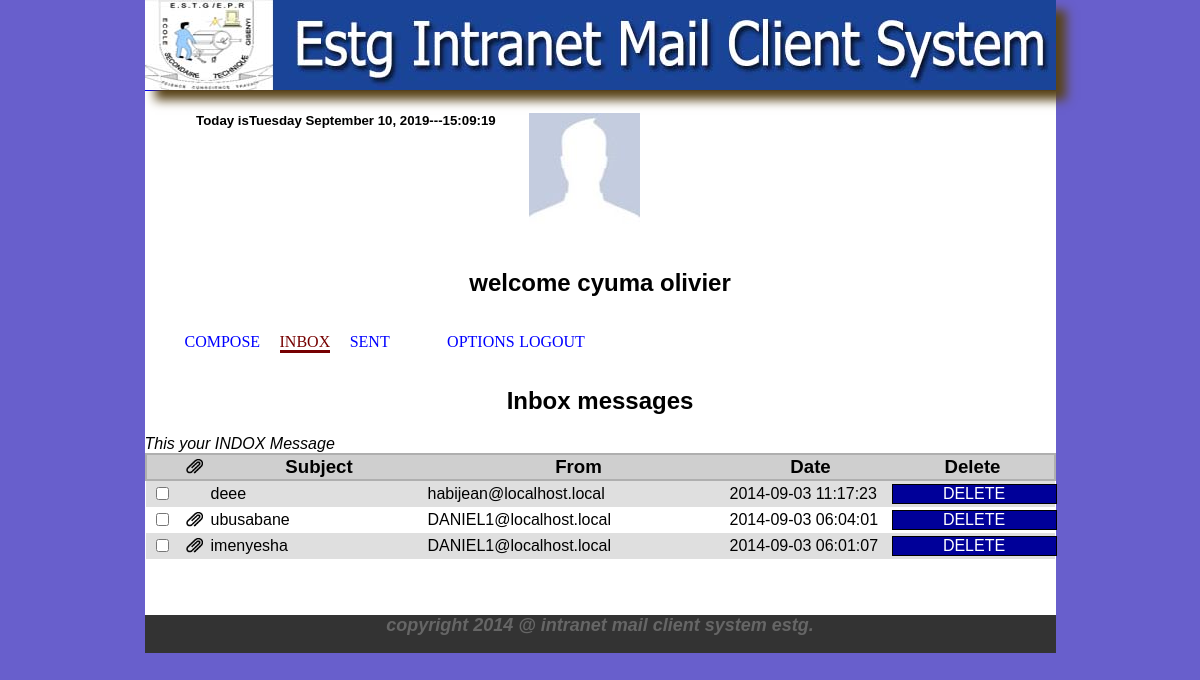
The page /inbox.php (signed in) on the database its author committed.
### tables this page shows
CREATE TABLE IF NOT EXISTS `users_table` (
  `USER_ID` int(11) NOT NULL,
  `USERNAME` varchar(35) NOT NULL,
  `PWD` varchar(50) NOT NULL,
  `STATUS` bit(1) NOT NULL default '',
  PRIMARY KEY  (`USER_ID`),
  UNIQUE KEY `USERNAME` (`USERNAME`)
);

CREATE TABLE IF NOT EXISTS `signup_table` (
  `USER_ID` int(11) NOT NULL auto_increment,
  `FNAME` varchar(30) NOT NULL,
  `LNAME` varchar(30) NOT NULL,
  `ADDRESS` varchar(30) default NULL,
  `BOD` varchar(30) NOT NULL,
  `SEX` varchar(30) NOT NULL,
  `PHONENO` varchar(15) default NULL,
  `REGISTRYDATE` timestamp NOT NULL default CURRENT_TIMESTAMP,
  PRIMARY KEY  (`USER_ID`),
  UNIQUE KEY `PHONENO` (`PHONENO`),
  UNIQUE KEY `BOD` (`BOD`,`PHONENO`)
);

CREATE TABLE IF NOT EXISTS `message_table` (
  `MSG_ID` int(11) NOT NULL auto_increment,
  `MSGFROM` varchar(30) NOT NULL,
  `SUBJECT` varchar(30) default NULL,
  `BODY` varchar(500) NOT NULL,
  `MSGTO` varchar(255) default NULL,
  `FLAG` varchar(2) NOT NULL default '11',
  `DOS` datetime NOT NULL,
  `FILE` varchar(255) NOT NULL,
  `FILENAME` varchar(255) NOT NULL,
  `SENDERFOLDER` enum('Sent','Draft','Deleted') NOT NULL,
  `RECEIVERFOLDER` enum('Inbox','Trash','Deleted') NOT NULL,
  PRIMARY KEY  (`MSG_ID`)
);

### whois.php (called while the page is built, shortened)
<?php
	$__username=$_SESSION['login']['username'];
	$__password=$_SESSION['login']['password'];
	$query="SELECT * FROM users_table,signup_table WHERE users_table.USERNAME='$__username' AND users_table.PWD='$__password' AND users_table.USER_ID=signup_table.USER_ID";
	$result=mysql_query($query) or die(mysql_error());
	while($fec= mysql_fetch_array($result)){
		$fname=$fec['FNAME'];
		$lname=$fec['LNAME'];
	}
?>

### inbox.php (the view, shortened to what this page needs)
<?php
	include_once("./header2.inc.php");
	$me=$__username.'@localhost.local';
	if(!isset($_GET['mail'])){
		$query="SELECT * FROM message_table WHERE MSGTO='$me' AND RECEIVERFOLDER='Inbox' ORDER BY DOS DESC";
		$result=mysql_query($query) or die(mysql_error());
	?>
		<form action="#" method="post">
		<h2 align="center">Inbox messages</h2>
			<table class="mail-form">
				<thead>
					<tr>
					<marquee behavior="alternate"><cite>This your INDOX Message</cite></marquee>
						<th style="width:30px;">&nbsp;</th>
						<th style="width:30px;"><img src="images/attach.png" alt="" /></th>
						<th>Subject</th>
						<th style="width:300px;">From</th>
						<th style="width:160px;">Date</th>
						<th style="width:160px;">Delete</th>
					</tr>
				</thead>
				<tbody>
<?php
	while($rows=mysql_fetch_array($result)){
?>
					<tr <?=preg_match("/^[01]1$/",$rows['FLAG'])?"style='font-weight:bold; font-size:15px; color:#FFFFFF; background:#408080;
text-decoration:underline;'":"";?>>
						<th><input type="checkbox" value="" name="" /></th>
						<td style='text-align:center'><a href="./inbox.php?mail=<?=md5($rows['MSG_ID']);?>">
							<?=!empty($rows['FILE'])?'<img src="images/attach.png" alt="" />':'';?>
						</a></td>
						<td><a href="./inbox.php?mail=<?=md5($rows['MSG_ID']);?>">
							<?=!empty($rows['SUBJECT'])?$rows['SUBJECT']:'No subject';?>
						</a></td>
						<td><a href="./inbox.php?mail=<?=md5($rows['MSG_ID']);?>">
							<?=$rows['MSGFROM'];?>@localhost.local
						</a></td>
						<td><a href="./inbox.php?mail=<?=md5($rows['MSG_ID']);?>">
							<?=$rows['DOS'];?>
						</a></td>
						<td> <a  class="delete_button" href="deletemessage.php?$MSG_ID=<?php echo $rows['MSG_ID']?>" ><font color="#FFFFFF">DELETE</font></a></td>
					</tr>
<?php
	}
?>
				</tbody>
			</table>
		</form>
<?php
	}
	include_once("./footer.inc.php");
?>

### header2.inc.php (shortened to what this page needs)
<?php
	include_once("./whois.php");
?>
<html>
	<head>
		<link rel="stylesheet" href="style.css" />
	</head>
	<body>
	<div id="logo12"></div>
		<div id="page">
			<header>
				<div id="principal_title">
					<h5 align="center" style="float:left;">&nbsp; &nbsp; &nbsp; &nbsp; &nbsp;&nbsp;&nbsp;&nbsp; &nbsp;<?php echo"Today is".date('l F d, Y---H:m:s');?></h5>
					<h5 align="center" style="float:right;">&nbsp;&nbsp;&nbsp; &nbsp; &nbsp; &nbsp;<img src="images/252231_1002029915278_1941483569_a.jpg"></h5>
				</header>
				<h2 align="center" class="menu_user">welcome <?=$lname." ".$fname;?></h2>
				<div class="username">
				<nav class="menu">
					<ul>
						<li><a href="./compose.php"
<?php
	if($_SERVER['PHP_SELF']=="/compose.php"){
		echo 'class="current-menu"';
	}
?>
							>Compose</a></li>
						<li><a href="./inbox.php"
<?php
	if($_SERVER['PHP_SELF']=="/inbox.php"){
		echo 'class="current-menu"';
	}
?>
							>Inbox</a></li>
						<li><a href="./sentmail.php"
<?php
	if($_SERVER['PHP_SELF']=="/sentmail.php"){
		echo 'class="current-menu"';
	}
?>
							>Sent</a></li>
						<li><a href="./draft.php"
<?php
	if($_SERVER['PHP_SELF']=="/DRAFTS.PHP"){
		echo 'class="current-menu"';
	}
?>
							//Draft</a></li>
						<li><a href="./trash.php"
							//Trash</a></li>
			                <a href="javascript:myfunction1();(<?php echo $rows['passengerid']?>)" onClick="javascript:myfunction1();">Options</a></li>
						<li><a href="./logout.php">Logout</a></li>
					</ul>
				</nav>
</div>
			<section>

### footer.inc.php
		</section>
		<html>
		<body>
          <footer><div id="accounts">
        <h2 align="center">copyright 2014 @ intranet mail client system estg.<h2>
	</div></footer>
</body>
</html>

### style.css (style rules this page uses)
body { margin: 0; padding: 0; font-family: 'Trebuchet MS', Arial, sans-serif; color:; background:url(images/back8.jpg)no-repeat; box-shadow:0px 0px 8px 0px color:#000000; -moz-box-shadow:0px 0px 8px 0px color:#000000; -webkit-box-shadow:0px 0px 8px 0px color:#000000; }
#logo12 { width: 911px; margin:auto; padding:0px; background:#0066CC; text-shadow:#000033; height:90px; background:url(images/title50.jpg); -webkit-box-shadow: 10px 10px 10px rgba(89, 67, 24, 6); -moz-box-shadow: 10px 10px 10px rgba(89, 67, 24, 6); position:relative; }
#accounts { font-size:12px; font-style:oblique; background:#333333; height:38px; }
#page { width: 911px ; margin: auto; padding:0px; background:#FFFFFF; border-top:1px solid #0000FF; box-shadow:2px 0px 80px 0px rgba(89, 67, 24,6,); -moz-box-shadow:0px 0px 80px 0px rgba(89, 67, 24,6,); -webkit-box-shadow:0px 0px 80px 0px rgba(89, 67, 24,6,); }
section h1, footer h1, nav a { font-family: Dayrom, serif ; font-weight: normal ; text-transform: uppercase ; }
header { display:inline-block; }
#principal_title { display:inline-block; }
.menu { display: inline-block; }
.menu ul { list-style-type: none; }
.menu li { display: inline-block; margin-right: 15px; }
.menu a { color: blue; text-decoration: none; }
.current-menu { color: #760001 !important; border-bottom: 3px solid #760001; }
footer { padding-top: 25px; color:#666666; }
.mail-form thead { padding-bottom:200px; }
.mail-form { width:100%; border-collapse:collapse; }
.mail-form img { height:15px; }
.mail-form thead th { background-color:#CFCFCF; color:black; }
.mail-form thead { border:2px solid #AFAFAF; font-size:14pt; }
.mail-form tbody td { padding:3px 0px; }
.mail-form tbody tr:nth-child(odd) { background-color:#DFDFDF; }
.mail-form thead { background-color:#e7e719; }
.mail-form tbody td a { color:inherit; display:block; width:100%; text-decoration:none; }
.delete_button { width:20px; height:auto; border:1px solid #000000; background:#000099; box-shadow:0px 0px 3px 0px rgba(89, 67, 24,6,); -moz-box-shadow:0px 0px 8px 0px rgba(89, 67, 24,6,); -webkit-box-shadow:0px 0px 8px 0px rgba(89, 67, 24,6,);text-align:center; color:#000000; font color:#000000; }
.username { box-shadow:0px 0px 8px 0px rgba(89, 67, 24,6,); -moz-box-shadow:0px 0px 8px 0px rgba(89, 67, 24,6,); -webkit-box-shadow:0px 0px 8px 0px rgba(89, 67, 24,6,); height:auto; }

### rows shown on the page
users_table: USER_ID.LNAME "cyuma", USER_ID.FNAME "olivier"
message_table: SUBJECT "deee", MSGFROM "habijean", DOS "2014-09-03 11:17:23"
message_table: SUBJECT "ubusabane", MSGFROM "DANIEL1", DOS "2014-09-03 06:04:01"
message_table: SUBJECT "imenyesha", MSGFROM "DANIEL1", DOS "2014-09-03 06:01:07"
